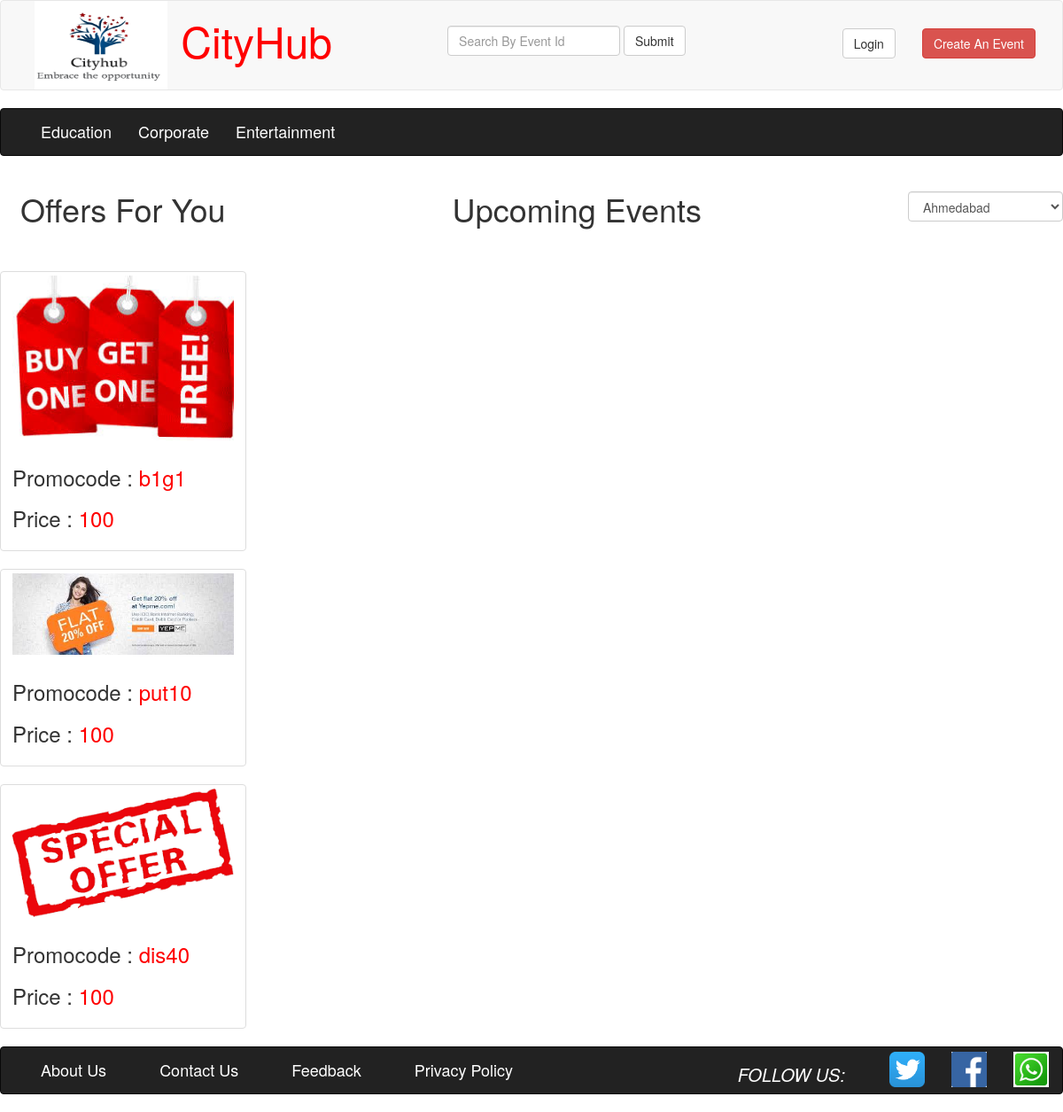
Screenshot of /search.php?id=2 with the database file from the repository.
### tables this page shows
CREATE TABLE IF NOT EXISTS `cat_tbl` (
  `pk_cat_id` int(11) NOT NULL AUTO_INCREMENT,
  `cat_name` char(20) NOT NULL,
  `flag` varchar(50) NOT NULL,
  PRIMARY KEY (`pk_cat_id`)
);

CREATE TABLE IF NOT EXISTS `offer_tbl` (
  `pk_offer_id` int(11) NOT NULL AUTO_INCREMENT,
  `fk_email_id` varchar(50) DEFAULT NULL,
  `offer_price` int(11) DEFAULT NULL,
  `offer_promocode` varchar(10) DEFAULT NULL,
  `offer_photo` varchar(200) NOT NULL,
  `fk_event_id` int(11) DEFAULT NULL,
  `offer_name` varchar(20) NOT NULL,
  PRIMARY KEY (`pk_offer_id`)
);

### database.php (called while the page is built, shortened)
<?php
class Database
{
	private static $host='localhost';
	private static $uname='root';
	private static $pwd='';
	private static $con=NULL;
	public static function connect()
	{
		self::$con=mysql_connect(self::$host,self::$uname,self::$pwd);
		return self::$con;
	}
	public function catdis()
	{
		$con=database::connect();
		$res=mysql_query("select * from cat_tbl where flag=1",$con);
		return $res;
	}
	public function offerdis()
	{
		$con=database::connect();
		$res=mysql_query("select * from offer_tbl",$con);
		return $res;
	}
	public function getAllCity()
	{
		$con=database::connect();
		$res=mysql_query("select * from city_tbl",$con);
		return $res;
	}
}
?>

### search.php (the view, shortened to what this page needs)
<?php
	require 'database.php';
	$city=$_REQUEST["id"];
?>
<!DOCTYPE html>
<html>
<head>
<link href="Content/bootstrap.css" rel="stylesheet"/>
</head>
<body>
	<div class="row">
	<div class="col-md-12 col-sm-12">
	<?php
		if(isset($_SESSION["email"]))
		{
		require 'headerwithlogin.php';
		}
	else
	{
	require 'header.php';
	}
	?>
	</div>
	</div>
	<div class="row">
	<div class="col-md-12 col-sm-12">
	<?php
		require 'catheader.php';
	?>
	</div>
	</div>
<div class="row">
<div class="col-md-3 col-sm-3">
<center><h1>Offers For You</h1></center>
</div>
<div class="col-md-7 col-sm-7">
<center><h1>Upcoming Events</h1></center>
</div>
<div class="col-md-2 col-sm=2" style="margin-top:20px">
<form action="#" method="post">
		<select name="txtcity" class="form-control" onChange="window.location='search.php?id='+this.value">
								<?php
									$obj=new database();
									$res=$obj->getAllCity();
									while($row=mysql_fetch_array($res,MYSQL_ASSOC))
									{
										echo '<option value="'.$row["pk_city_id"].'"';
										if($row["pk_city_id"]==$city){
										echo 'selected="selected"';
										}
										echo '>'.$row["city_name"].'</option>';
									}
								?>
					</select>
					</form>
</div>
</div>
<div class="row">
<div class="col-md-3 col-sm-3">
<?php
	$cnt=1;
	$res=$obj->offerdis();
	while($row=mysql_fetch_assoc($res))
	{
		if($cnt>3)
		{
				break;
		}
		echo '
    <div class="thumbnail">
      <img src="'.$row["offer_photo"].'" height="100" width="250">
      <div class="caption">
        <h3>Promocode :<font color="red"> '.$row["offer_promocode"].'</font></h3>
        <h3>Price :<font color="red"> '.$row["offer_price"].'</font></h3>
      </div>
    </div>
  ';
  $cnt=$cnt+1;
	}
	?>
	</div>
<div class="col-md-8 col-sm-6">
</div>
</div>
<div class="row">
<div class="col-md-12 col-sm-12">
<?php
require 'footer.php';
?>
</div>
</div>
</body>
</html>
</html>

### catheader.php (shortened to what this page needs)
<nav class="navbar navbar-inverse ">
  <div class="container-fluid">
	<div class="collapse navbar-collapse" id="bs-example-navbar-collapse-3">
	<ul class="nav navbar-nav">
	<?php
		$obj=new database();
		$res=$obj->catdis();
		while($row=mysql_fetch_assoc($res))
		{
			echo '<li><a href="catdis.php?id='.$row["pk_cat_id"].'"><font size="4" color="white">'.$row["cat_name"].'</font></a></li>';
		}
	?>
	</ul>
    </div>
  </div>
</nav>

### rows the page displays
cat_tbl: cat_name "Education"
cat_tbl: cat_name "Corporate"
cat_tbl: cat_name "Entertainment"
offer_tbl: offer_photo (picture), offer_promocode "b1g1", offer_price "100"
offer_tbl: offer_photo (picture), offer_promocode "put10", offer_price "100"
offer_tbl: offer_photo (picture), offer_promocode "dis40", offer_price "100"

### other values shown
form field txtcity "Ahmedabad"
